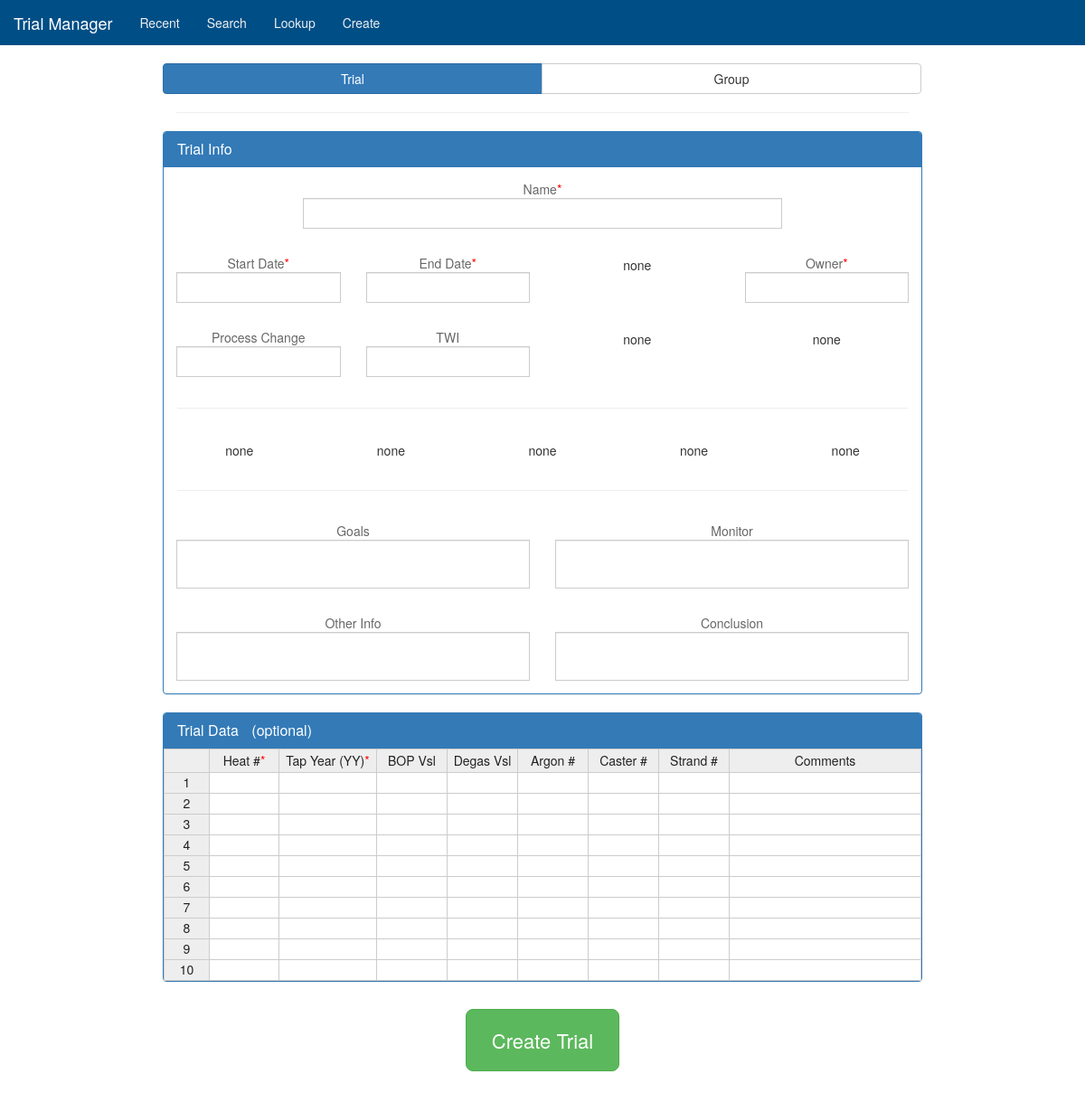
/dist/page/create/page.php, run on the app's committed database.
### tables this page shows
CREATE TABLE `param_input` (
  `name_id` varchar(100) NOT NULL,
  `html_type` varchar(20) NOT NULL,
  `title` varchar(100) NOT NULL,
  `title_short` varchar(100) DEFAULT NULL,
  `tooltip_info` varchar(200) DEFAULT NULL,
  `tooltip_search` varchar(200) DEFAULT NULL
);

### module/info/dist/c_createInput.php (the view, shortened to what this page needs)
<?php
	function create_input($inputName, $value, $writeType) {
		$server = getenv('server');
		$userWR = getenv('userWR');
		$passWR = getenv('passWR');
		$db = getenv('db');
		$html = '';
		$conn = new mysqli($server, $userWR, $passWR, $db);
		$sql = "
			select html_type, title, title_short, tooltip_info
			from param_input
			where name_id = '" . $inputName . "'
		";
		$result = $conn->query($sql);
		$row = $result->fetch_assoc();
		$html_type = $row["html_type"];
		$title = $row["title"];
		$title_short = $row["title_short"];
		$tooltip = $row["tooltip_info"];
		if ($title_short === null) {
			$title_short = $title;
		}
		if ($html_type === 'select') {
			$sql = "
				select d.name_id, d.title, d.title_short, d.tooltip_info, o.order_num, o.option_value, o.option_text
				from param_input d
				inner join param_dropdown_options o
					on d.name_id = o.name_id
				where d.name_id = '" . $inputName . "'
				order by o.order_num asc
			";
			$result = $conn->query($sql);
			$count = 1;
			if ($result->num_rows > 0) {
				$valueInList = false;
				while($row = $result->fetch_assoc()) {
					$option_text = $row["option_text"];
					if ($count === 1) {
						$html .=
							'<span class="elem-title hidden-xs">' . $title . '</span>' .
							'<span class="elem-title visible-xs" style="font-size:0.9em;">' . $title_short . '</span>';
						if ($tooltip !== 'null') {
					  	$html .= '<select class="form-control" data-toggle="tooltip" title="' . $tooltip . '">';
						} else {
							$html .= '<select class="form-control">';
						}
					}
					if ($text === $value) {
						$valueInList = true;
						$selected = 'selected';
					} else {
						$selected = '';
					}
					$html .= '<option ' . $selected . '>' . $option_text . '</option>';
					$count++;
				}
				if (!$valueInList  &&  $value !== "") {
					$html .= '<option selected class="missing">' . $value . '</option>';
				}
				$html .= '</select>';
			} else {
				$html = 'none';
			}
		} else if ($html_type === 'input') {
			$html .=
				'<span class="elem-title hidden-xs">' . $title . '</span>' .
				'<span class="elem-title visible-xs" style="font-size:0.9em;">' . $title_short . '</span>';
			if ($tooltip !== 'null') {
		  	$html .= '<input class="form-control" type="text" value="' . $value . '" data-toggle="tooltip" title="' . $tooltip . '">';
			} else {
				$html .= '<input class="form-control" type="text" value="' . $value . '">';
			}
			$html .= '<span></span>';
		} else if ($html_type === 'textarea') {
			$html .=
				'<span class="elem-title hidden-xs">' . $title . '</span>' .
				'<span class="elem-title visible-xs" style="font-size:0.9em;">' . $title_short . '</span>';
			if ($tooltip !== 'null') {
		  	$html .= '<textarea class="form-control" data-toggle="tooltip" title="' . $tooltip . '">' . $value . '</textarea>';
			} else {
				$html .= '<textarea class="form-control">' . $value . '</textarea>';
			}
			$html .= '<span></span>';
		}
		return $html;
	}
?>

### data on the page
param_input: title "Name"
param_input: title "Start Date"
param_input: title "End Date"
param_input: title "Owner"
param_input: title "Process Change"
param_input: title "TWI"
param_input: title "Goals"
param_input: title "Monitor"
param_input: title "Other Info"
param_input: title "Conclusion"

### other printed values
$moduleTitle "Trial Info"
$html_unit "none"
$html_goalType "none"
$html_changeType "none"
$html_bopVsl "none"
$html_degasVsl "none"
$html_argonNum "none"
$html_casterNum "none"
$html_strandNum "none"
$description "(optional)"
